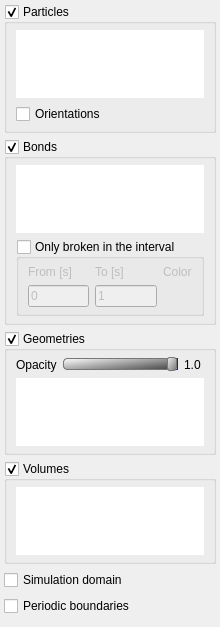
     <widget class="QWidget" name="page_2">
      <property name="geometry">
       <rect>
        <x>0</x>
        <y>0</y>
        <width>200</width>
        <height>592</height>
       </rect>
      </property>
      <attribute name="label">
       <string>Visibility</string>
      </attribute>
      <layout class="QVBoxLayout" name="verticalLayout_4">
       <property name="leftMargin">
        <number>4</number>
       </property>
       <property name="topMargin">
        <number>4</number>
       </property>
       <property name="rightMargin">
        <number>4</number>
       </property>
       <item>
        <widget class="QGroupBox" name="groupBoxShowParticles">
         <property name="toolTip">
          <string>Show or hide all particles</string>
         </property>
         <property name="statusTip">
          <string>Show or hide all particles</string>
         </property>
         <property name="whatsThis">
          <string>Show or hide all particles</string>
         </property>
         <property name="title">
          <string>Particles</string>
         </property>
         <property name="checkable">
          <bool>true</bool>
         </property>
         <layout class="QVBoxLayout" name="verticalLayout_11">
          <property name="topMargin">
           <number>6</number>
          </property>
          <property name="bottomMargin">
           <number>6</number>
          </property>
          <item>
           <widget class="QListWidget" name="listParticlesMaterials">
            <property name="toolTip">
             <string>Select visible materials</string>
            </property>
            <property name="statusTip">
             <string>Select visible materials</string>
            </property>
            <property name="whatsThis">
             <string>Select visible materials</string>
            </property>
            <property name="frameShape">
             <enum>QFrame::NoFrame</enum>
            </property>
            <property name="sortingEnabled">
             <bool>true</bool>
            </property>
           </widget>
          </item>
          <item>
           <widget class="QCheckBox" name="checkBoxOrientations">
            <property name="toolTip">
             <string>Show or hide orientations of particles</string>
            </property>
            <property name="statusTip">
             <string>Show or hide orientations of particles</string>
            </property>
            <property name="whatsThis">
             <string>Show or hide orientations of particles</string>
            </property>
            <property name="text">
             <string>Orientations</string>
            </property>
           </widget>
          </item>
         </layout>
        </widget>
       </item>
       <item>
        <widget class="QGroupBox" name="groupBoxShowBonds">
         <property name="toolTip">
          <string>Show or hide all bonds</string>
         </property>
         <property name="statusTip">
          <string>Show or hide all bonds</string>
         </property>
         <property name="whatsThis">
          <string>Show or hide all bonds</string>
         </property>
         <property name="title">
          <string>Bonds</string>
         </property>
         <property name="checkable">
          <bool>true</bool>
         </property>
         <layout class="QVBoxLayout" name="verticalLayout_12">
          <property name="topMargin">
           <number>6</number>
          </property>
          <property name="bottomMargin">
           <number>6</number>
          </property>
          <item>
           <widget class="QListWidget" name="listBondsMaterials">
            <property name="toolTip">
             <string>Select visible materials</string>
            </property>
            <property name="statusTip">
             <string>Select visible materials</string>
            </property>
            <property name="whatsThis">
             <string>Select visible materials</string>
            </property>
            <property name="frameShape">
             <enum>QFrame::NoFrame</enum>
            </property>
            <property name="sortingEnabled">
             <bool>true</bool>
            </property>
           </widget>
          </item>
          <item>
           <widget class="QGroupBox" name="groupBoxBrokenBonds">
            <property name="toolTip">
             <string>Show only broken bonds</string>
            </property>
            <property name="statusTip">
             <string>Show only broken bonds</string>
            </property>
            <property name="whatsThis">
             <string>Show only broken bonds</string>
            </property>
            <property name="title">
             <string>Only broken in the interval</string>
            </property>
            <property name="checkable">
             <bool>true</bool>
            </property>
            <property name="checked">
             <bool>false</bool>
            </property>
            <layout class="QGridLayout" name="gridLayout_2">
             <property name="topMargin">
              <number>6</number>
             </property>
             <property name="bottomMargin">
              <number>6</number>
             </property>
             <item row="2" column="0">
              <widget class="QLineEdit" name="lineEditTimeBegBrokenBonds">
               <property name="toolTip">
                <string>Min break time</string>
               </property>
               <property name="statusTip">
                <string>Min break time</string>
               </property>
               <property name="whatsThis">
                <string>Min break time</string>
               </property>
               <property name="text">
                <string>0</string>
               </property>
              </widget>
             </item>
             <item row="2" column="1">
              <widget class="QLineEdit" name="lineEditTimeEndBrokenBonds">
               <property name="toolTip">
                <string>Max break time</string>
               </property>
               <property name="statusTip">
                <string>Max break time</string>
               </property>
               <property name="whatsThis">
                <string>Max break time</string>
               </property>
               <property name="text">
                <string>1</string>
               </property>
              </widget>
             </item>
             <item row="0" column="2">
              <widget class="QLabel" name="label_13">
               <property name="text">
                <string>Color</string>
               </property>
              </widget>
             </item>
             <item row="2" column="2">
              <widget class="CColorView" name="colorBrokenBonds" native="true">
               <property name="toolTip">
                <string>Color of broken bonds</string>
               </property>
               <property name="statusTip">
                <string>Color of broken bonds</string>
               </property>
               <property name="whatsThis">
                <string>Color of broken bonds</string>
               </property>
              </widget>
             </item>
             <item row="0" column="1">
              <widget class="QLabel" name="labelTimeEndBrokenBonds">
               <property name="text">
                <string>To [s]</string>
               </property>
              </widget>
             </item>
             <item row="0" column="0">
              <widget class="QLabel" name="labelTimeBegBrokenBonds">
               <property name="text">
                <string>From [s]</string>
               </property>
              </widget>
             </item>
            </layout>
           </widget>
          </item>
         </layout>
        </widget>
       </item>
       <item>
        <widget class="QGroupBox" name="groupBoxShowGeometries">
         <property name="toolTip">
          <string>Show or hide all geometries</string>
         </property>
         <property name="statusTip">
          <string>Show or hide all geometries</string>
         </property>
         <property name="whatsThis">
          <string>Show or hide all geometries</string>
         </property>
         <property name="title">
          <string>Geometries</string>
         </property>
         <property name="checkable">
          <bool>true</bool>
         </property>
         <layout class="QVBoxLayout" name="verticalLayout_13">
          <property name="topMargin">
           <number>6</number>
          </property>
          <property name="bottomMargin">
           <number>6</number>
          </property>
          <item>
           <layout class="QHBoxLayout" name="horizontalLayout_9" stretch="0,0,0">
            <item>
             <widget class="QLabel" name="label">
              <property name="toolTip">
               <string>Transparency of visible geometries</string>
              </property>
              <property name="statusTip">
               <string>Transparency of visible geometries</string>
              </property>
              <property name="whatsThis">
               <string>Transparency of visible geometries</string>
              </property>
              <property name="text">
               <string>Opacity</string>
              </property>
             </widget>
            </item>
            <item>
             <widget class="QSlider" name="sliderOpacity">
              <property name="toolTip">
               <string>Opacity of visible geometries</string>
              </property>
              <property name="statusTip">
               <string>Opacity of visible geometries</string>
              </property>
              <property name="whatsThis">
               <string>Opacity of visible geometries</string>
              </property>
              <property name="styleSheet">
               <string notr="true">QSlider::groove:horizontal {
	border: 1px solid #bbb;
	background: white;
	height: 10px;
	border-radius: 4px;
}

QSlider::sub-page:horizontal {
	background: qlineargradient(x1: 0, y1: 0,    x2: 0, y2: 1, stop: 0 #ffffff, stop: 1 #555555);
	background: qlineargradient(x1: 0, y1: 0.2, x2: 1, y2: 1, stop: 0 #eeeeee, stop: 1 #444444);
	border: 1px solid #777;
	height: 5px;
	border-radius: 4px;
}

QSlider::add-page:horizontal {
	background: #fff;
	border: 1px solid #222288;
	height: 5px;
	border-radius: 4px;
}

QSlider::handle:horizontal {
	background: qlineargradient(x1:0, y1:0, x2:1, y2:1, stop:0 #eee, stop:1 #777777);
	border: 1px solid #777;
	width: 8px;
	margin-top: -2px;
	margin-bottom: -2px;
	border-radius: 3px;
}

QSlider::handle:horizontal:hover {
	background: qlineargradient(x1:0, y1:0, x2:1, y2:1, stop:0 #fff, stop:1 #ddd);
	border: 1px solid #444;
	border-radius: 3px;
}</string>
              </property>
              <property name="maximum">
               <number>10</number>
              </property>
              <property name="pageStep">
               <number>2</number>
              </property>
              <property name="value">
               <number>10</number>
              </property>
              <property name="orientation">
               <enum>Qt::Horizontal</enum>
              </property>
              <property name="OpacitySlider" stdset="0">
               <bool>true</bool>
              </property>
             </widget>
            </item>
            <item>
             <widget class="QLabel" name="labelTransparency">
              <property name="minimumSize">
               <size>
                <width>20</width>
                <height>0</height>
               </size>
              </property>
              <property name="toolTip">
               <string>Transparency of visible geometries</string>
              </property>
              <property name="statusTip">
               <string>Transparency of visible geometries</string>
              </property>
              <property name="whatsThis">
               <string>Transparency of visible geometries</string>
              </property>
              <property name="text">
               <string>1.0</string>
              </property>
             </widget>
            </item>
           </layout>
          </item>
          <item>
           <widget class="QListWidget" name="listGeometries">
            <property name="toolTip">
             <string>Select visible geometries</string>
            </property>
            <property name="statusTip">
             <string>Select visible geometries</string>
            </property>
            <property name="whatsThis">
             <string>Select visible geometries</string>
            </property>
            <property name="frameShape">
             <enum>QFrame::NoFrame</enum>
            </property>
           </widget>
          </item>
         </layout>
        </widget>
       </item>
       <item>
        <widget class="QGroupBox" name="groupBoxShowVolumes">
         <property name="toolTip">
          <string>Show or hide all volumes</string>
         </property>
         <property name="statusTip">
          <string>Show or hide all volumes</string>
         </property>
         <property name="whatsThis">
          <string>Show or hide all volumes</string>
         </property>
         <property name="title">
          <string>Volumes</string>
         </property>
         <property name="checkable">
          <bool>true</bool>
         </property>
         <layout class="QVBoxLayout" name="verticalLayout_14">
          <property name="topMargin">
           <number>6</number>
          </property>
          <property name="bottomMargin">
           <number>6</number>
          </property>
          <item>
           <widget class="QListWidget" name="listVolumes">
            <property name="toolTip">
             <string>Select visible volumes</string>
            </property>
            <property name="statusTip">
             <string>Select visible volumes</string>
            </property>
            <property name="whatsThis">
             <string>Select visible volumes</string>
            </property>
            <property name="frameShape">
             <enum>QFrame::NoFrame</enum>
            </property>
           </widget>
          </item>
         </layout>
        </widget>
       </item>
       <item>
        <widget class="QCheckBox" name="checkBoxDomain">
         <property name="toolTip">
          <string>Show or hide simulation domain</string>
         </property>
         <property name="statusTip">
          <string>Show or hide simulation domain</string>
         </property>
         <property name="whatsThis">
          <string>Show or hide simulation domain</string>
         </property>
         <property name="text">
          <string>Simulation domain</string>
         </property>
        </widget>
       </item>
       <item>
        <widget class="QCheckBox" name="checkBoxPBC">
         <property name="toolTip">
          <string>Show or hide periodic boundary conditions</string>
         </property>
         <property name="statusTip">
          <string>Show or hide periodic boundary conditions</string>
         </property>
         <property name="whatsThis">
          <string>Show or hide periodic boundary conditions</string>
         </property>
         <property name="text">
          <string>Periodic boundaries</string>
         </property>
         <property name="checked">
          <bool>false</bool>
         </property>
        </widget>
       </item>
       <item>
        <spacer name="verticalSpacer_2">
         <property name="orientation">
          <enum>Qt::Vertical</enum>
         </property>
         <property name="sizeHint" stdset="0">
          <size>
           <width>156</width>
           <height>1</height>
          </size>
         </property>
        </spacer>
       </item>
      </layout>
     </widget>
